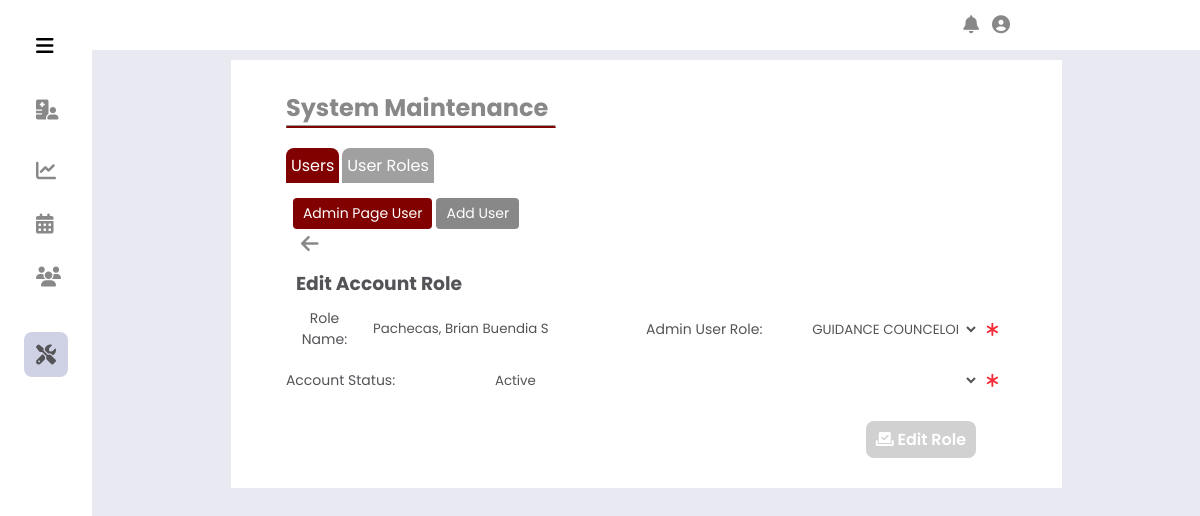
Page /Administrator/System Edit User Maintenance/?acc_id=5 (signed in) on the committed database.
### tables this page shows
CREATE TABLE IF NOT EXISTS `adminaccountinfo` (
  `AdminAccountID` int NOT NULL AUTO_INCREMENT,
  `AdminFirstName` varchar(255) NOT NULL,
  `AdminMiddleName` varchar(255) DEFAULT NULL,
  `AdminLastName` varchar(255) NOT NULL,
  `AdminSufifx` varchar(15) DEFAULT NULL,
  `AdminUserRoleID` int NOT NULL,
  `AdminContactNo` varchar(11) NOT NULL,
  `AdminUsername` varchar(255) NOT NULL,
  `AdminPassword` varchar(32) NOT NULL,
  `AdminEmailAdd` varchar(255) NOT NULL,
  `AdminAddress` text NOT NULL,
  `GenderID` int NOT NULL,
  `AccountStatusID` int NOT NULL,
  PRIMARY KEY (`AdminAccountID`),
  KEY `adminUserRole_adminInfo` (`AdminUserRoleID`),
  KEY `genderRole_adminInfo` (`GenderID`),
  KEY `accountstat_adminInfo` (`AccountStatusID`)
);

CREATE TABLE IF NOT EXISTS `adminuserrole` (
  `AdminUserRoleID` int NOT NULL AUTO_INCREMENT,
  `AdminUserRole` varchar(255) NOT NULL,
  `AdminPageStudentCounceling` int NOT NULL,
  `AdminPageViolation` int NOT NULL,
  `AdminMaintenance` int NOT NULL,
  `StatusID` int NOT NULL,
  PRIMARY KEY (`AdminUserRoleID`),
  KEY `accountStatus_rolestats` (`StatusID`),
  KEY `studCounceling_status` (`AdminPageStudentCounceling`),
  KEY `studViolation_status` (`AdminPageViolation`),
  KEY `sysMain_status` (`AdminMaintenance`)
);

CREATE TABLE IF NOT EXISTS `accountstatus` (
  `AccountStatusID` int NOT NULL AUTO_INCREMENT,
  `StatusDescription` varchar(50) NOT NULL,
  PRIMARY KEY (`AccountStatusID`)
);

### Administrator/System Edit User Maintenance/index.php (the view, shortened to what this page needs)
<?php
    include_once('../includes/header.php');
    $acc_id = $_GET['acc_id'];
    $userRole = $conn->query("SELECT AdminAccountID, AdminFirstName, AdminMiddleName, AdminLastName, AdminSufifx,
    AdminUserRoleID, AccountStatusID FROM adminaccountinfo WHERE AdminAccountID = '$acc_id' ");
    while($row = $userRole->fetch_assoc()){
        $id = $row['AdminAccountID']; $fname = $row['AdminFirstName']; $mname = $row['AdminMiddleName'];
        $lname = $row['AdminLastName']; $sname = $row['AdminSufifx'];
        $AdminUserRoleID = $row['AdminUserRoleID']; $AccountStatusID = $row['AccountStatusID'];
?>
    <div class="body_container">
        <div class="content">
            <div class="title">
                <h1>System Maintenance</h1>
                <hr>
            </div>
            <div class="subcontent">
                <?php
                    $sub_page = 'main_admin';
                    include '../includes/main_sub_nav.php';
                    $sub_content = 'admin_userPage';
                    include '../includes/sub_content_navadd.php';
                ?>
                <a href="../System User Maintenance/" class="acc_bttn"><i class="fas fa-arrow-left"></i></a>
                <h3 class="subtitle">Edit Account Role</h3>
                <form id="edituserRole"  method = "POST">
                    <div class="input_group">
                        <div class="input_container">
                            <label for="#" class="label">Role Name: </label>
                            <div class="input " id="input_roleName">
                                <input class="input-field" type="text" placeholder="Insert Role Name" name="NameCheck"
                                id="NameCheck" value="<?php echo $lname.', '.$fname.' '.$mname.' '.$sname ?>" readonly>
                            </div>
                        </div>
                        <div class="input_container">
                            <label for="roleCouncheck" class="labelcheck">Admin User Role: </label>
                            <div class="input " id="input_roleName">
                                <select class="input-field" name="roleCouncheck" id="roleCouncheck">
                                    <?php
                                        $userRole = mysqli_query($conn, "SELECT AdminUserRoleID, AdminUserRole FROM `adminuserrole`");
                                        while($row2 = mysqli_fetch_assoc($userRole)){
                                        $roleID = $row2['AdminUserRoleID']; $roleName = $row2['AdminUserRole'];
                                    ?>
                                    <option value = "<?php echo $roleID ?>" <?php if($roleID == $AdminUserRoleID ){echo "selected";} ?>> <?php echo $roleName?>  </option>
                                    <?php }?>
                                </select>
                                <i class="fa-solid fa-asterisk"></i>
                            </div>
                        </div>
                        <div class="input_container">
                            <label for="status" class="labelcheck">Account Status: </label>
                            <div class="input " id="input_roleName">
                                <select class="input-field" name="status" id="status">
                                    <?php
                                        $statuscheck = mysqli_query($conn, "SELECT AccountStatusID, StatusDescription FROM `accountstatus`");
                                        while($row3 = mysqli_fetch_assoc($statuscheck)){
                                        $statsID = $row3['AccountStatusID']; $statsName = $row3['StatusDescription'];
                                    ?>
                                        <option value = "<?php echo $statsID ?>" <?php if($statsID == $AccountStatusID ){echo "selected";} ?>> <?php echo $statsName?>  </option>
                                    <?php }?>
                                </select>
                                <i class="fa-solid fa-asterisk"></i>
                            </div>
                        </div>
                    </div>
                    <div class="action_content">
                        <button class= "bttn" type="submit" name="submit" id="submitRole">
                        <i class="fa-solid fa-check-to-slot"></i> Edit Role</button>
                    </div>
                    <?php }?>
                </form>
            </div>
        </div>
    </div>
</body>
</html>

### Administrator/includes/main_sub_nav.php
<div class="sub_nav">
    <a href="../System User Maintenance/" class="sub_nav_bttn<?php if ($sub_page == 'main_admin'){ echo '_active';}?>">
        Users
    </a>
    <a href="../System User Role Maintenance/" class="sub_nav_bttn<?php if ($sub_page == 'role_admin'){ echo '_active';}?>">
        User Roles
    </a>
</div>

### Administrator/includes/sub_content_navadd.php
<div class="sub_content_nav">
    <a href="../System User Maintenance/" class="sub_nav_bttn<?php if ($sub_content == 'admin_userPage'){ echo '_active';}?>">
        Admin Page User
    </a>
    <a href="../System Add User Maintenance/" class="sub_nav_bttn<?php if ($sub_content == 'add_admin'){ echo '_active';}?>">
        Add User
    </a>
</div>

### Administrator/includes/css/side_nav.css (style rules this page uses)
:root { --nav-width: 92px; --button-color-font-icon: rgb(136, 136, 136); --button-hover-color-font-icon: rgb(84, 83, 87); --button-hover-bg: rgb(207 210 229); --color-content0-bg: white; --body-color: rgb(209, 209, 209); --normal-font-size: 1rem; --small-font-size: .875rem; --z-index: 100; }
* { margin: 0; padding: 0; box-sizing: border-box; font-family: 'Poppins',sans-serif; }
body { margin: 0; position: relative; padding: 0 0 0 5.75rem; transition: .5s; background-color: #e9eaf1; }
h1 { margin: 0; }
.fas { font-size: 1.25rem; margin-right: 3px; }
@media (max-width: 1200px) { .content { width: 75%; } }

### Administrator/includes/css/admin_navbar.css (style rules this page uses)
* { margin: 0; padding: 0; box-sizing: border-box; font-family: 'Poppins',sans-serif; }
:root { --nav-width: 92px; --button-color-font-icon: rgb(136, 136, 136); --button-hover-color-font-icon: rgb(84, 83, 87); --button-hover-bg: rgb(160, 160, 160); --color-content0-bg: white; --maroong-content-bg: #810000; --maroong-content-hover: #630000; --body-color: rgb(209, 209, 209); --dark--color: #45474b; --blue-color: #2a88e6; --normal-font-size: 1rem; --small-font-size: .875rem; --meduim-font-size: 15px; }
body { position: relative; background-color: #e9eaf1; }
.sub_nav { padding: 20px 0 0; display: flex; }
.sub_nav .sub_nav_bttn_active, .sub_nav .sub_nav_bttn { font-size: var(--small-font-size); background-color: var(--button-hover-bg); padding: 5px; margin: 0 3px 0 0; color: var(--color-content0-bg); border-top-left-radius: .5rem; border-top-right-radius: .5rem; text-decoration: none; }
.sub_nav .sub_nav_bttn_active, .sub_nav .sub_nav_bttn:hover { color: var(--color-content0-bg); background-color: var(--maroong-content-bg); }
.sub_nav .sub_nav_bttn_active, .sub_nav .sub_nav_bttn { font-size: var(--normal-font-size); background-color: var(--button-hover-bg); padding: 5px; margin: 0 3px 0 0; color: var(--color-content0-bg); border-top-left-radius: .5rem; border-top-right-radius: .5rem; text-decoration: none; }

### Administrator/includes/css/maintenance.css (style rules this page uses)
:root { --nav-width: 92px; --button-color-font-icon: rgb(136, 136, 136); --button-hover-color-font-icon: rgb(84, 83, 87); --button-hover-bg: rgb(160, 160, 160); --color-content0-bg: white; --maroong-content-bg: #810000; --maroong-content-hover: #630000; --body-color: rgb(209, 209, 209); --normal-font-size: 1rem; --small-font-size: .875rem; --meduim-font-size: 15px; }
* { margin: 0; padding: 0; box-sizing: border-box; font-family: 'Poppins',sans-serif; }
.body_container { display: flex; align-items: center; justify-content: center; padding-top: 50px; padding-bottom: 10px; }
.content { background-color: var(--color-content0-bg); margin-top: 10px; padding: 30px 5% 30px; width: 70%; height: auto; }
.content .title { width: 220px; }
.title h1 { font-size: 1.5rem; color: var(--button-color-font-icon); display: inline-block; }
.title hr { border-bottom: 2px solid var(--maroong-content-bg); }
.content .subcontent { width: 100%; height: auto; padding-bottom: 20px; }
.sub_content_nav { margin-top: 10px; display: flex; padding: 5px 5px 0; }
.sub_content_nav .sub_nav_bttn { padding: 5px 10px 5px; background-color: var(--button-color-font-icon); color: var(--color-content0-bg); margin: 0 2px 0; font-size: var(--small-font-size); border-radius: .25rem; text-decoration: none; border: none; outline: none; cursor: pointer; }
.sub_content_nav .sub_nav_bttn:hover, .sub_content_nav .active_bttn, .sub_content_nav .sub_nav_bttn_active { padding: 5px 10px 5px; background-color: var(--maroong-content-bg); color: var(--color-content0-bg); margin: 0 2px 0; font-size: var(--small-font-size); border-radius: .25rem; text-decoration: none; border: none; outline: none; cursor: pointer; }
@media (max-width: 1200px) { .content { width: 75%; } }

### Administrator/includes/css/modal_placement.css (style rules this page uses)
:root { --nav-width: 92px; --button-color-font-icon: rgb(136, 136, 136); --button-hover-color-font-icon: rgb(84, 83, 87); --button-hover-bg: rgb(160, 160, 160); --color-content0-bg: white; --maroong-content-bg: #810000; --maroong-content-hover: #630000; --body-color: rgb(209, 209, 209); --normal-font-size: 1rem; --small-font-size: .875rem; --meduim-font-size: 15px; }
* { margin: 0; padding: 0; box-sizing: border-box; font-family: 'Poppins',sans-serif; }

### rows in the picture
adminaccountinfo: NameCheck "Pachecas, Brian Buendia S", roleCouncheck "GUIDANCE COUNCELOR", status "Active"
